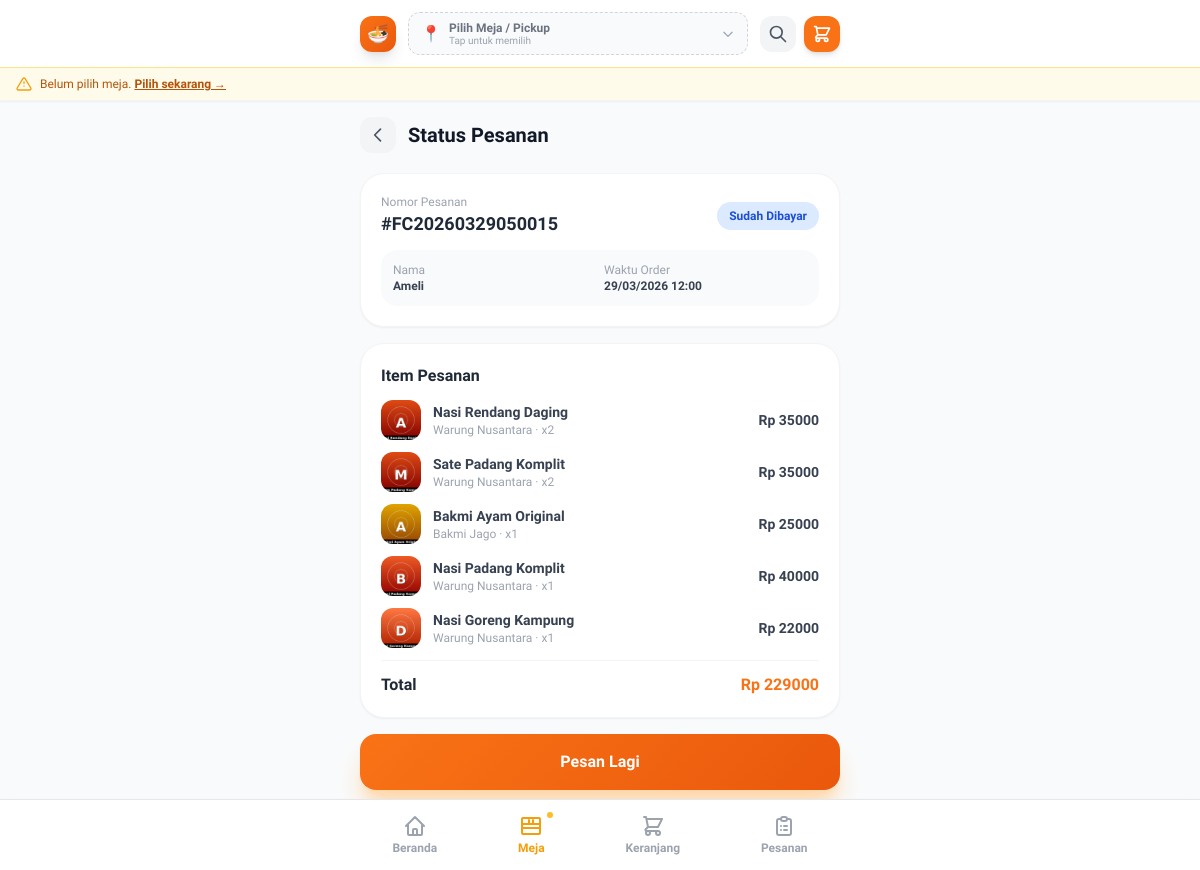
/order/status/FC20260329050015/, run on the app's committed database.
### core/models.py (models this page shows, shortened)
class Order(models.Model):
    ORDER_TYPE_CHOICES = [
        ('dine_in', 'Dine In'),
        ('pickup', 'Ambil Sendiri'),
    ]
    STATUS_CHOICES = [
        ('pending', 'Menunggu Pembayaran'),
        ('paid', 'Sudah Dibayar'),
        ('processing', 'Sedang Diproses'),
        ('ready', 'Siap Diambil'),
        ('completed', 'Selesai'),
        ('cancelled', 'Dibatalkan'),
    ]
    order_number = models.CharField(max_length=20, unique=True)
    session_key = models.CharField(max_length=40)
    customer_name = models.CharField(max_length=200)
    customer_phone = models.CharField(max_length=20)
    customer_email = models.CharField(max_length=200, blank=True)
    order_type = models.CharField(max_length=20, choices=ORDER_TYPE_CHOICES, default='dine_in')
    table = models.ForeignKey(Table, on_delete=models.SET_NULL, null=True, blank=True, related_name='orders')
    table_number = models.CharField(max_length=20, blank=True)  # denormalized for display
    notes = models.TextField(blank=True)
    status = models.CharField(max_length=20, choices=STATUS_CHOICES, default='pending')
    subtotal = models.DecimalField(max_digits=12, decimal_places=0, default=0)
    service_fee = models.DecimalField(max_digits=10, decimal_places=0, default=0)
    total = models.DecimalField(max_digits=12, decimal_places=0, default=0)
    created_at = models.DateTimeField(auto_now_add=True)
    updated_at = models.DateTimeField(auto_now=True)

class OrderItem(models.Model):
    order = models.ForeignKey(Order, on_delete=models.CASCADE, related_name='items')
    product = models.ForeignKey(Product, on_delete=models.CASCADE)
    tenant = models.ForeignKey(Tenant, on_delete=models.CASCADE)
    quantity = models.IntegerField(default=1)
    price = models.DecimalField(max_digits=10, decimal_places=0)
    notes = models.TextField(blank=True)

class Product(models.Model):
    tenant = models.ForeignKey(Tenant, on_delete=models.CASCADE)
    category = models.ForeignKey(ProductCategory, on_delete=models.SET_NULL, null=True, blank=True)
    name = models.CharField(max_length=200)
    description = models.TextField()
    price = models.DecimalField(max_digits=10, decimal_places=0)
    image = models.ImageField(upload_to='products/', blank=True, null=True)
    is_available = models.BooleanField(default=True)
    is_featured = models.BooleanField(default=False)
    is_best_seller = models.BooleanField(default=False)
    is_spicy = models.BooleanField(default=False)
    is_vegetarian = models.BooleanField(default=False)
    calories = models.IntegerField(default=0)
    stock = models.IntegerField(default=100)
    created_at = models.DateTimeField(auto_now_add=True)

class Tenant(models.Model):
    name = models.CharField(max_length=200)
    description = models.TextField()
    category = models.ForeignKey(Category, on_delete=models.SET_NULL, null=True)
    logo = models.ImageField(upload_to='tenants/', blank=True, null=True)
    banner = models.ImageField(upload_to='tenants/banners/', blank=True, null=True)
    rating = models.DecimalField(max_digits=3, decimal_places=1, default=4.5)
    total_reviews = models.IntegerField(default=0)
    min_order = models.DecimalField(max_digits=10, decimal_places=0, default=0)
    delivery_time = models.CharField(max_length=50, default='15-25 menit')
    is_open = models.BooleanField(default=True)
    location = models.CharField(max_length=200, default='Lantai 1')
    slug = models.SlugField(unique=True)
    color_theme = models.CharField(max_length=20, default='orange')
    created_at = models.DateTimeField(auto_now_add=True)

### core/views.py (the view)
# urls.py: path('order/status/<str:order_number>/', views.order_status, name='order_status'),
def order_status(request, order_number):
    order = get_object_or_404(Order, order_number=order_number)
    items = order.items.all().select_related('product', 'tenant')
    context = {'order': order, 'items': items}
    return render(request, 'core/order_status.html', context)

### core/context_processors.py (called while the page is built)
def cart_processor(request):
    cart = request.session.get('cart', {})
    cart_count = sum(item['quantity'] for item in cart.values())
    cart_total = sum(item['price'] * item['quantity'] for item in cart.values())
    table_session = request.session.get('table_session', {})
    return {
        'cart_count': cart_count,
        'cart_total': cart_total,
        'cart': cart,
        'table_session': table_session,
    }

### templates/core/order_status.html (shortened to what this page needs)
{% extends 'base.html' %}
{% block content %}
<div class="px-4 pt-4">
    <div class="flex items-center gap-3 mb-5">
        <a href="{% url 'home' %}" class="w-9 h-9 bg-gray-100 rounded-xl flex items-center justify-center">
            <svg class="w-5 h-5 text-gray-600" fill="none" stroke="currentColor" viewBox="0 0 24 24">
                <path stroke-linecap="round" stroke-linejoin="round" stroke-width="2" d="M15 19l-7-7 7-7"></path>
            </svg>
        </a>
        <h1 class="text-xl font-extrabold text-gray-900">Status Pesanan</h1>
    </div>
    <div class="bg-white rounded-3xl shadow-sm border border-gray-100 p-5 mb-4">
        <div class="flex items-center justify-between mb-3">
            <div>
                <p class="text-xs text-gray-400">Nomor Pesanan</p>
                <p class="font-extrabold text-gray-800 text-lg">#{{ order.order_number }}</p>
            </div>
            <div class="px-3 py-1.5 rounded-full text-xs font-bold
                {% if order.status == 'pending' %}bg-yellow-100 text-yellow-700
                {% elif order.status == 'paid' %}bg-blue-100 text-blue-700
                {% elif order.status == 'processing' %}bg-primary-100 text-primary-700
                {% elif order.status == 'ready' %}bg-green-100 text-green-700
                {% elif order.status == 'completed' %}bg-gray-100 text-gray-700
                {% else %}bg-red-100 text-red-700{% endif %}">
                {{ order.get_status_display }}
            </div>
        </div>
        <div class="grid grid-cols-2 gap-2 text-xs bg-gray-50 rounded-2xl p-3">
            <div>
                <p class="text-gray-400">Nama</p>
                <p class="font-semibold text-gray-700">{{ order.customer_name }}</p>
            </div>
            <div>
                <p class="text-gray-400">Waktu Order</p>
                <p class="font-semibold text-gray-700">{{ order.created_at|date:"d/m/Y H:i" }}</p>
            </div>
        </div>
    </div>
    <div class="bg-white rounded-3xl shadow-sm border border-gray-100 p-5 mb-4">
        <h3 class="font-bold text-gray-800 mb-3">Item Pesanan</h3>
        <div class="space-y-3">
            {% for item in items %}
            <div class="flex items-center gap-3">
                <div class="w-10 h-10 rounded-xl overflow-hidden bg-gray-100 flex-shrink-0">
                    {% if item.product.image %}
                    <img src="{{ item.product.image.url }}" alt="{{ item.product.name }}" class="w-full h-full object-cover">
                    {% else %}
                    <div class="w-full h-full img-placeholder flex items-center justify-center">🍽️</div>
                    {% endif %}
                </div>
                <div class="flex-1">
                    <p class="font-semibold text-gray-700 text-sm">{{ item.product.name }}</p>
                    <p class="text-xs text-gray-400">{{ item.tenant.name }} · x{{ item.quantity }}</p>
                </div>
                <p class="font-bold text-gray-700 text-sm">Rp {{ item.price|floatformat:0 }}</p>
            </div>
            {% endfor %}
        </div>
        <div class="border-t border-gray-100 mt-3 pt-3 flex justify-between">
            <span class="font-extrabold text-gray-800">Total</span>
            <span class="font-extrabold text-primary-500">Rp {{ order.total|floatformat:0 }}</span>
        </div>
    </div>
    <a href="{% url 'home' %}" class="block w-full py-4 gradient-orange text-white text-center font-extrabold rounded-2xl shadow-xl shadow-primary-200">
        Pesan Lagi
    </a>
</div>
{% endblock %}

### templates/base.html (style rules this page uses)
body { font-family: 'Plus Jakarta Sans', sans-serif; }
.gradient-orange { background: linear-gradient(135deg, #f97316 0%, #ea580c 100%); }

### data on the page
Order: order_number "FC20260329050015", status "Sudah Dibayar", customer_name "Ameli", created_at "29/03/2026 12:00", total "229000"
OrderItem: product.image (picture), product.name "Nasi Rendang Daging", tenant.name "Warung Nusantara", quantity "2", price "35000"
OrderItem: product.image (picture), product.name "Sate Padang Komplit", tenant.name "Warung Nusantara", quantity "2", price "35000"
OrderItem: product.image (picture), product.name "Bakmi Ayam Original", tenant.name "Bakmi Jago", quantity "1", price "25000"
OrderItem: product.image (picture), product.name "Nasi Padang Komplit", tenant.name "Warung Nusantara", quantity "1", price "40000"
OrderItem: product.image (picture), product.name "Nasi Goreng Kampung", tenant.name "Warung Nusantara", quantity "1", price "22000"
